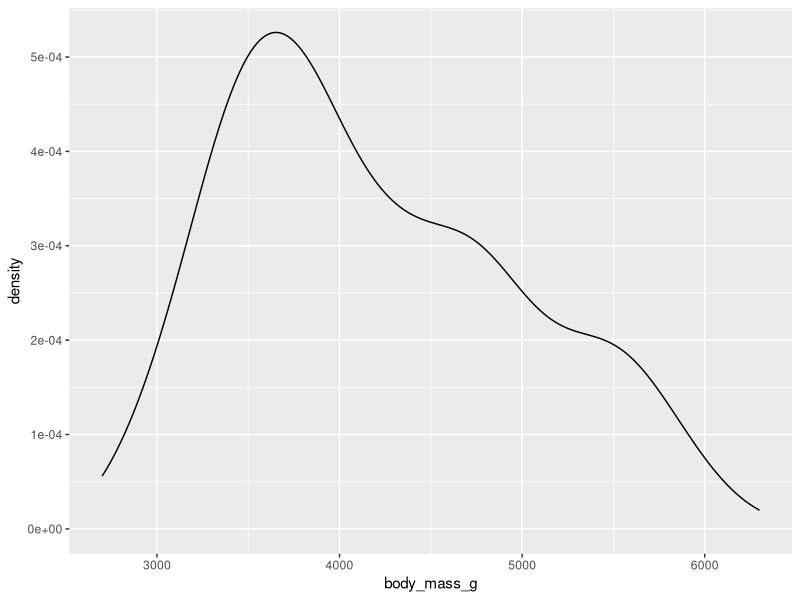
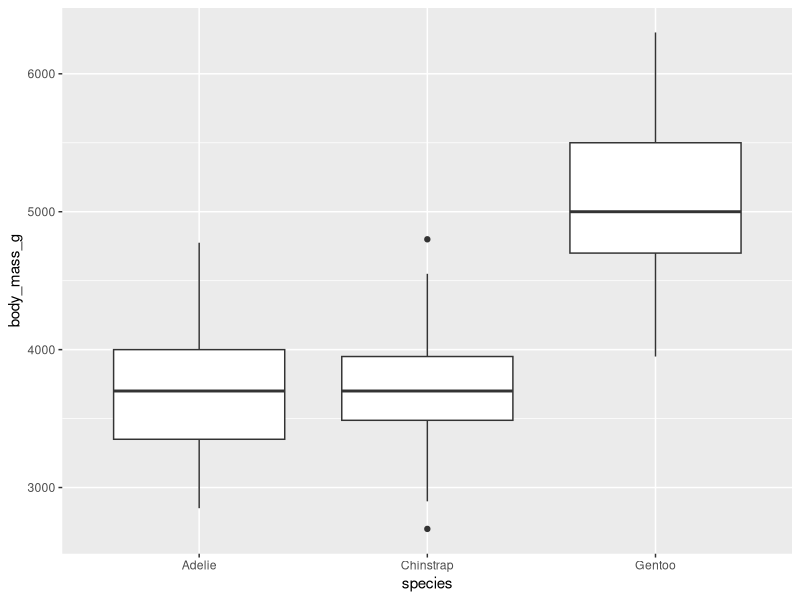
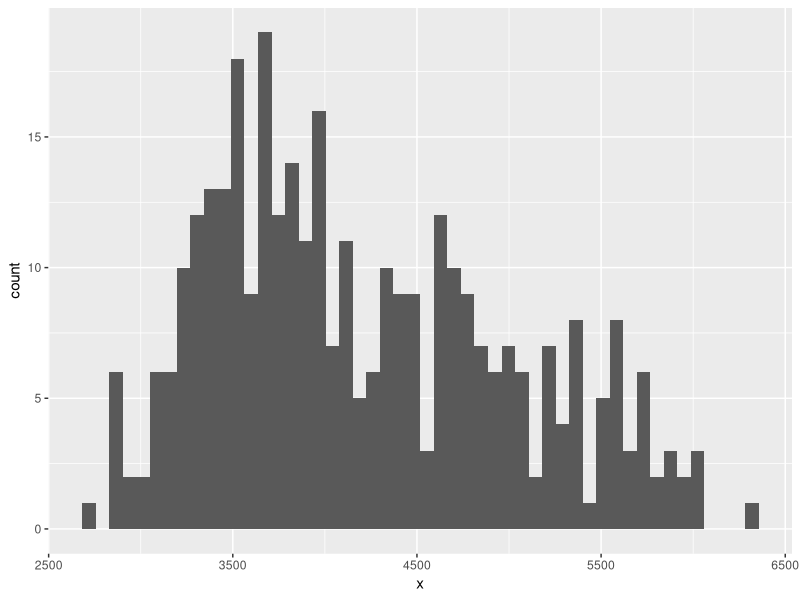

The R source for these figures, in order:
## ---- chunk 1
knitr::opts_chunk$set(echo = TRUE)
library(palmerpenguins)
library(ggplot2) # library(tidyverse) also loads ggplot2, so you don't need to include both
library(tidyverse)
library(scales)
x <- penguins$body_mass_g # <!-- for readability, it's best to use more descriptive variable names
## ---- chunk 2
str(penguins)
## ---- chunk 3
summary(penguins)
## ---- chunk 4
summary(penguins$species)
## ---- chunk 5
nrow(penguins)
## ---- chunk 6
ggplot(penguins, aes(body_mass_g)) +
  geom_density()
  
## ---- chunk 7
echo={FALSE}
ggplot(penguins, aes(species, body_mass_g)) +
  geom_boxplot()
eval = FALSE
## ---- chunk 8
ggplot(penguins, aes(x)) +
  geom_histogram(bins = 50)
